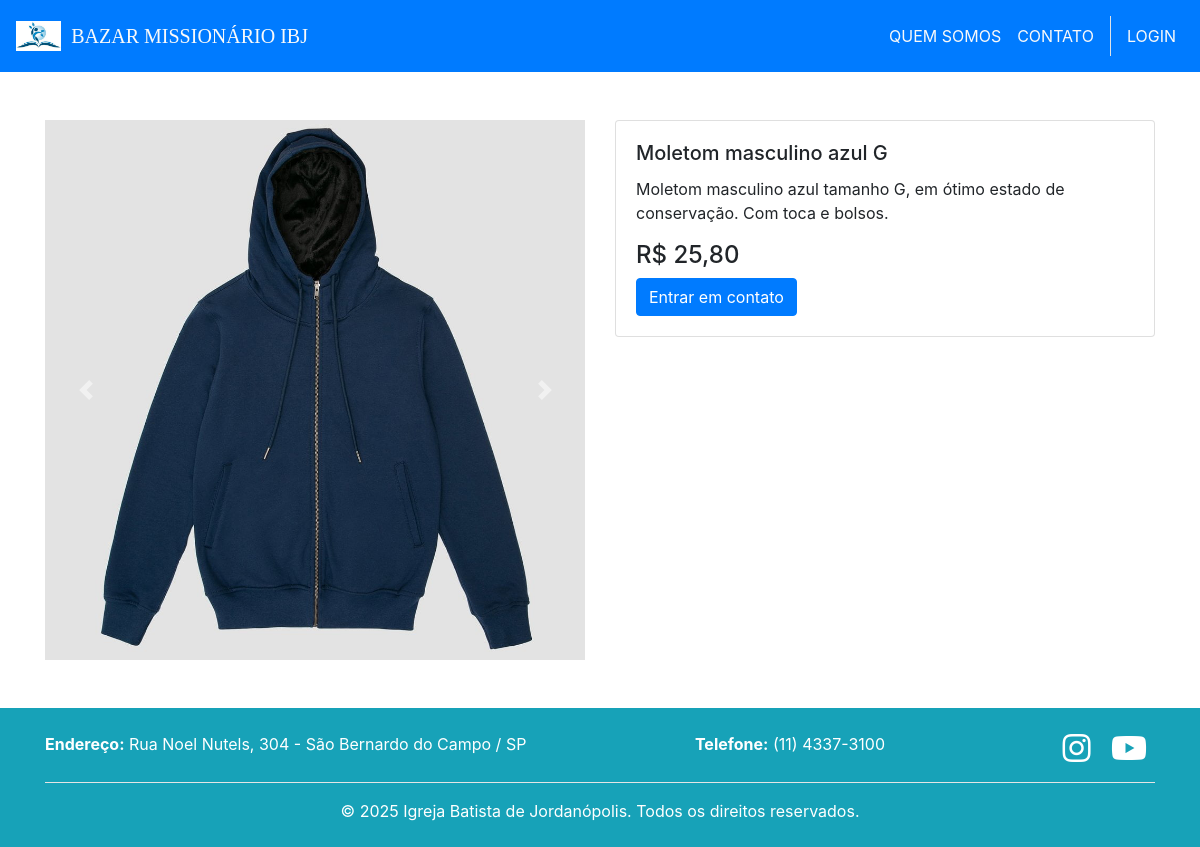
The app's page /detalhe/moletom-masculino-azul-g with its own data.
### main/models.py (models this page shows, shortened)
class Image(models.Model):
    id = models.BigAutoField(primary_key=True)
    file = models.ImageField(upload_to="items/")
    status = models.BooleanField(default=True)
    item = models.ForeignKey(Item, on_delete=models.CASCADE, related_name="images")
    class Meta:
        verbose_name = "imagem"
        verbose_name_plural = "imagens"
        ordering = ["id"]

class Item(models.Model):
    id = models.BigAutoField(primary_key=True)
    name = models.CharField(max_length=100, db_index=True)
    slug = models.SlugField(max_length=150, db_index=True, unique=True)
    description = models.TextField(blank=True)
    price = models.DecimalField(max_digits=10, decimal_places=2)
    stock = models.PositiveIntegerField()
    status = models.BooleanField(default=True)
    creation_date = models.DateTimeField(auto_now_add=True)
    update_date = models.DateTimeField(auto_now=True)
    category = models.ForeignKey(Category, on_delete=models.CASCADE, null=True, related_name="items")
    class Meta:
        verbose_name = "item"
        verbose_name_plural = "itens"
        ordering = ["name"]

### main/views.py (the view)
# urls.py: path("detalhe/<str:slug>", detalhe, name="detalhe"),
def detalhe(request, slug):
    item = get_object_or_404(Item, slug=slug)  # Obtém os itens com o respectivo id
    images = Image.objects.filter(item_id=item)  # Obtém a lista de imagens referentes ao respectivo item
    return render(request, "detalhe.html", {"item": item, "images": images})

### templates/detalhe.html (shortened to what this page needs)
{% extends "base.html" %}
{% block content %}
{% load static %}
<div class="container">
    <div class="row mt-5">
        <div class="col-md-6 mx-auto mb-5">
          <div id="itemCarousel" class="carousel slide" data-ride="carousel">
            <div class="carousel-inner">
                {% for image in images %}
                  {% if forloop.counter == 1 %}
                    <div class="carousel-item active">
                      <img src="{{image.file.url}}" class="img-square-carousel" alt="imagem_{{image.id}}">
                    </div>
                  {% else %}
                    <div class="carousel-item">
                      <img src="{{image.file.url}}" class="img-square-carousel" alt="imagem_{{image.id}}">
                    </div>
                  {% endif %}
                {% endfor %}
            </div>
            <a class="carousel-control-prev" href="#itemCarousel" role="button" data-slide="prev">
               <span class="carousel-control-prev-icon" aria-hidden="true"></span>
            </a>
            <a class="carousel-control-next" href="#itemCarousel" role="button" data-slide="next">
               <span class="carousel-control-next-icon" aria-hidden="true"></span>
            </a>
         </div>
        </div>
      <div class="col-md-6 mx-auto mb-5">
        <div class="card">
          <div class="card-body">
            <h5 class="card-title">{{item.name}}</h5>
            <p class="card-text">{{item.description}}</p>
            <p class="h4 mb-2">R$ {{item.price}}</p>
            <a href="/contato" class="btn btn-primary">Entrar em contato</a>
          </div>
        </div>
      </div>
    </div>
</div>
{% endblock content %}

### static/css/estilo.css (style rules this page uses)
html, body { height: 100%; }
.img-square-carousel { width: 100%; aspect-ratio:1/1; object-fit: cover; }

### records on screen
Image: file (picture)
Item: name "Moletom masculino azul G", description "Moletom masculino azul tamanho G, em ótimo estado de conservação. Com toca e bolsos.", price "25,80"
